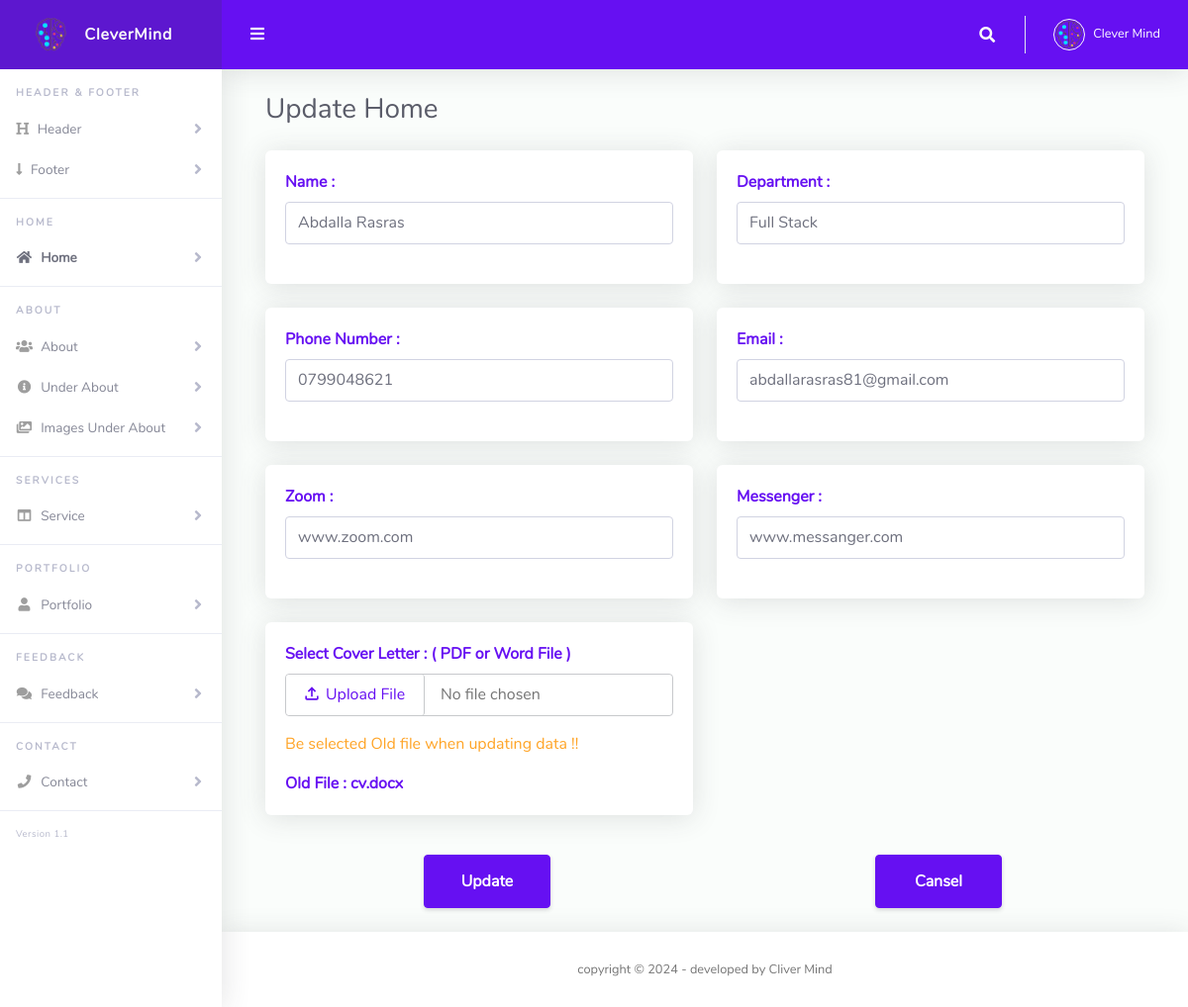
The page /Dashboard/Add_home.php?edit_home=1 on the database its author committed.
### tables this page shows
CREATE TABLE `home` (
  `id_home` int(11) NOT NULL,
  `name_home` varchar(200) NOT NULL,
  `department` varchar(250) NOT NULL,
  `phone_home` varchar(250) NOT NULL,
  `email_home` varchar(250) NOT NULL,
  `zoom` varchar(500) NOT NULL,
  `messenger` varchar(500) NOT NULL,
  `cv_home` varchar(500) NOT NULL
);

### Dashboard/includes/functions.php (called while the page is built, shortened)
<?php
include "connection.php";
include "incFun.php";
if(isset($_GET['edit_home'])){
   $id_home=$_GET['edit_home'];
   $update=true;
   $edit=true;
   $sql="SELECT * FROM `home` WHERE `id_home`='$id_home'";
   $query=mysqli_query($conn,$sql);
   while ($row=mysqli_fetch_assoc($query)) {
      $name_home = $row['name_home'];
      $department = $row['department'];
      $phone_home = $row['phone_home'];
      $email_home = $row['email_home'];
      $zoom = $row['zoom'];
      $messenger = $row['messenger'];
      $cv_home = $row['cv_home'];
   }
   if(empty($_FILES['cv_home']['name'])){
      $errors['edit_cv_home']="Be selected Old file when updating data !!";
   }
}
?>

### Dashboard/includes/incFun.php (called while the page is built, shortened)
<?php
$errors=array("name_tab"=>"" , "img_tab"=>"" , "edit_img_tab"=>"" , "img_logo"=>"" , "edit_img_logo"=>"" , "img_footer"=>"" , "edit_img_footer"=>"" ,
              "name_home"=>"" , "department"=>"" , "phone_home"=>"" , "email_home"=>"" , "zoom"=>"" , "messenger"=>"" , "cv_home"=>"" ,  "edit_cv_home"=>"" ,
              "description_about"=>"" , "cv_about"=>"" , "edit_cv_about"=> "", "experience"=>"" , "P_E"=>"" , "img_imgs_underabout"=>"" , "edit_img_imgs_underabout"=>"" ,
              "title_service1"=>"" , "title_service2"=>"" , "title_service3"=>"" , "title_service4"=>"" , "description_service1"=>"" , "description_service2"=>"" , "description_service3"=>"" , "description_service4"=>"" ,
              "state"=>"" , "state2"=>"" , "img_portfolio"=>"" , "edit_img_portfolio"=>"" , "name_portfolio"=>"" ,
              "img_feedback"=>"" , "edit_img_feedback"=>"" , "name_client"=>"" , "feed_client"=>"" ,
              "facebook"=>"" , "twitter"=>"" , "instagram"=>"" , "linkedin"=>"" );
?>

### Dashboard/Add_home.php (the view, shortened to what this page needs)
<?php
include "./includes/connection.php";
include "./includes/functions.php";
include "./includes/header.php";
?>
      <li class="nav-item">
        <a class="nav-link collapsed" href="#" data-toggle="collapse" data-target="#collapseHeader" aria-expanded="true"
          aria-controls="collapseHeader">
          <i class="fa fa-header"></i>
          <span>Header</span>
        </a>
      </li>
      <li class="nav-item">
        <a class="nav-link collapsed" href="#" data-toggle="collapse" data-target="#collapseFooter" aria-expanded="true"
          aria-controls="collapseFooter">
          <i class="fa fa-long-arrow-down"></i>
          <span>Footer</span>
        </a>
      </li>
      <hr class="sidebar-divider">
      <div class="sidebar-heading">
        Home
      </div>
      <li class="nav-item active">
        <a class="nav-link collapsed" href="#" data-toggle="collapse" data-target="#collapseHome" aria-expanded="true"
          aria-controls="collapseHome">
          <i class="fas fa-fw fa-home"></i>
          <span>Home</span>
        </a>
      </li>
      <hr class="sidebar-divider">
      <div class="sidebar-heading">
        About
      </div>
      <li class="nav-item">
        <a class="nav-link collapsed" href="#" data-toggle="collapse" data-target="#collapseAbout" aria-expanded="true"
          aria-controls="collapseAbout">
          <i class="fas fa-fw fa-users"></i>
          <span>About</span>
        </a>
      </li>
      <li class="nav-item">
        <a class="nav-link collapsed" href="#" data-toggle="collapse" data-target="#collapseUnder" aria-expanded="true"
          aria-controls="collapseUnder">
          <i class="fas fa-fw fa-info-circle"></i>
          <span>Under About</span>
        </a>
      </li>
      <li class="nav-item">
        <a class="nav-link collapsed" href="#" data-toggle="collapse" data-target="#collapseImagesUnder" aria-expanded="true"
          aria-controls="collapseImagesUnder">
          <i class="fas fa-fw fa-images"></i>
          <span>Images Under About</span>
        </a>
      </li>
      <hr class="sidebar-divider">
      <div class="sidebar-heading">
        Services
      </div>
      <li class="nav-item">
        <a class="nav-link collapsed" href="#" data-toggle="collapse" data-target="#collapseService" aria-expanded="true"
          aria-controls="collapseService">
          <i class="fas fa-fw fa-columns"></i>
          <span>Service</span>
        </a>
      </li>
      <hr class="sidebar-divider">
      <div class="sidebar-heading">
        Portfolio
      </div>
      <li class="nav-item">
        <a class="nav-link collapsed" href="#" data-toggle="collapse" data-target="#collapsePortfolio" aria-expanded="true"
          aria-controls="collapsePortfolio">
          <i class="fas fa-fw fa-user"></i>
          <span>Portfolio</span>
        </a>
      </li>
      <hr class="sidebar-divider">
      <div class="sidebar-heading">
        Feedback
      </div>
      <li class="nav-item">
        <a class="nav-link collapsed" href="#" data-toggle="collapse" data-target="#collapseFeedback" aria-expanded="true"
          aria-controls="collapseFeedback">
          <i class="fas fa-fw fa-comments"></i>
          <span>Feedback</span>
        </a>
      </li>
      <hr class="sidebar-divider">
      <div class="sidebar-heading">
        Contact
      </div>
      <li class="nav-item">
        <a class="nav-link collapsed" href="#" data-toggle="collapse" data-target="#collapseContact" aria-expanded="true"
          aria-controls="collapseContact">
          <i class="fas fa-fw fa-phone"></i>
          <span>Contact</span>
        </a>
      </li>
      <hr class="sidebar-divider">
      <div class="version" id="version-ruangadmin"></div>
    </ul>
    <div id="content-wrapper" class="d-flex flex-column">
      <div id="content">
        <?php include "./includes/navbar.php"; ?>
        <div class="container-fluid" id="container-wrapper">
          <form action="<?php echo $_SERVER['PHP_SELF'] ?>" method="POST" enctype="multipart/form-data">
            <div class="row m-2">
              <div class="col-xl-12 col-md-12">
                  <?php if($update==true || $edit==true): ?>
                      <h1 class="h3 text-gray-800 mb-3">Update Home</h1>
                  <?php else: ?>
                      <h1 class="h3 text-gray-800 mb-3">Add New Home</h1>
                  <?php endif; ?>
              </div>
            </div>
            <div class="row m-2">
              <div class="col-xl-6 col-lg-6 mb-4">
                <div class="card h-100">
                  <div class="card-body pb-2">
                    <div class="row align-items-center">
                      <div class="col">
                        <div class="form-group">
                          <label class="text-primary font-weight-bold">Name :</label>
                          <input type="text" name="name_home" class="form-control" value="<?php echo htmlspecialchars($name_home); ?>" placeholder="Enter Name ...">
                          <div class="text-danger pt-3"><?php echo $errors['name_home'] ?></div>
                        </div>
                      </div>
                    </div>
                  </div>
                </div>
              </div>
              <div class="col-xl-6 col-lg-6 mb-4">
                <div class="card h-100">
                  <div class="card-body pb-2">
                    <div class="row align-items-center">
                      <div class="col">
                        <div class="form-group">
                          <label class="text-primary font-weight-bold">Department :</label>
                          <input type="text" name="department" class="form-control" value="<?php echo htmlspecialchars($department); ?>" placeholder="Enter Department ...">
                          <div class="text-danger pt-3"><?php echo $errors['department'] ?></div>
                        </div>
                      </div>
                    </div>
                  </div>
                </div>
              </div>
              <div class="col-xl-6 col-lg-6 mb-4">
                <div class="card h-100">
                  <div class="card-body pb-2">
                    <div class="row align-items-center">
                      <div class="col">
                        <div class="form-group">
                          <label class="text-primary font-weight-bold">Phone Number :</label>
                          <input type="text" name="phone_home" class="form-control" value="<?php echo htmlspecialchars($phone_home); ?>" placeholder="Enter Phone Number ...">
                          <div class="text-danger pt-3"><?php echo $errors['phone_home'] ?></div>
                        </div>
                      </div>
                    </div>
                  </div>
                </div>
              </div>
              <div class="col-xl-6 col-lg-6 mb-4">
                <div class="card h-100">
                  <div class="card-body pb-2">
                    <div class="row align-items-center">
                      <div class="col">
                        <div class="form-group">
                          <label class="text-primary font-weight-bold">Email :</label>
                          <input type="email" name="email_home" class="form-control" value="<?php echo htmlspecialchars($email_home); ?>" placeholder="Enter Email ...">
                          <div class="text-danger pt-3"><?php echo $errors['email_home'] ?></div>
                        </div>
                      </div>
                    </div>
                  </div>
                </div>
              </div>
              <div class="col-xl-6 col-lg-6 mb-4">
                <div class="card h-100">
                  <div class="card-body pb-2">
                    <div class="row align-items-center">
                      <div class="col">
                        <div class="form-group">
                          <label class="text-primary font-weight-bold">Zoom :</label>
                          <input type="text" name="zoom" class="form-control" value="<?php echo htmlspecialchars($zoom); ?>" placeholder="Enter Link ...">
                          <div class="text-danger pt-3"><?php echo $errors['zoom'] ?></div>
                        </div>
                      </div>
                    </div>
                  </div>
                </div>
              </div>
              <div class="col-xl-6 col-lg-6 mb-4">
                <div class="card h-100">
                  <div class="card-body pb-2">
                    <div class="row align-items-center">
                      <div class="col">
                        <div class="form-group">
                          <label class="text-primary font-weight-bold">Messenger :</label>
                          <input type="text" name="messenger" class="form-control" value="<?php echo htmlspecialchars($messenger); ?>" placeholder="Enter Link ...">
                          <div class="text-danger pt-3"><?php echo $errors['messenger'] ?></div>
                        </div>
                      </div>
                    </div>
                  </div>
                </div>
              </div>
              <div class="col-xl-6 col-lg-6 mb-4">
                <div class="card h-100">
                  <div class="card-body">
                    <div class="row align-items-center">
                      <div class="col">
                        <div class="form-group mb-0 pm-0">
                          <label class="text-primary font-weight-bold">Select Cover Letter : ( PDF or Word File )</label>
                          <div class="input-group">
                            <input type="file" name="cv_home" class="pl-0 py-0" accept=".pdf,.docx">
                            <div class="d-flex flex-column">
                              <?php if($edit==true): ?>
                                <div class="text-warning pt-3 mb-0"><?php echo $errors['edit_cv_home'] ?></div>
                                <div class="text-primary font-weight-bold mt-3">Old File : <?php echo $cv_home ?></div>
                              <?php endif; ?>
                            </div>
                          </div>
                        </div>
                      </div>
                    </div>
                  </div>
                </div>
              </div>
            </div>
            <div class="row justify-content-around bs m-2">
              <div class="col-lg-2 col-xl-2">
                <?php if($update==true): ?>
                  <button name="update_home" class="btn btn-primary m-2 w-100 h-100 font-weight-bold">Update</button>
                <?php else: ?>
                  <button name="save_home" class="btn btn-primary m-2 w-100 h-100 font-weight-bold">Save</button>
                <?php endif; ?>
              </div>
              <div class="col-lg-2 col-xl-2 bc">
                <button name="cansel_home" class="btn btn-primary m-2 w-100 h-100 font-weight-bold">Cansel</button>
              </div>
            </div>
          </form>
          <br>
        </div>
      </div>
<?php include "./includes/footer.php"; ?>

### rows shown on the page
home: name_home "Abdalla Rasras", department "Full Stack", phone_home "0799048621", email_home "abdallarasras81@gmail.com", zoom "www.zoom.com", messenger "www.messanger.com", cv_home "cv.docx"

### other values the page prints
$errors['edit_cv_home'] "Be selected Old file when updating data !!"
